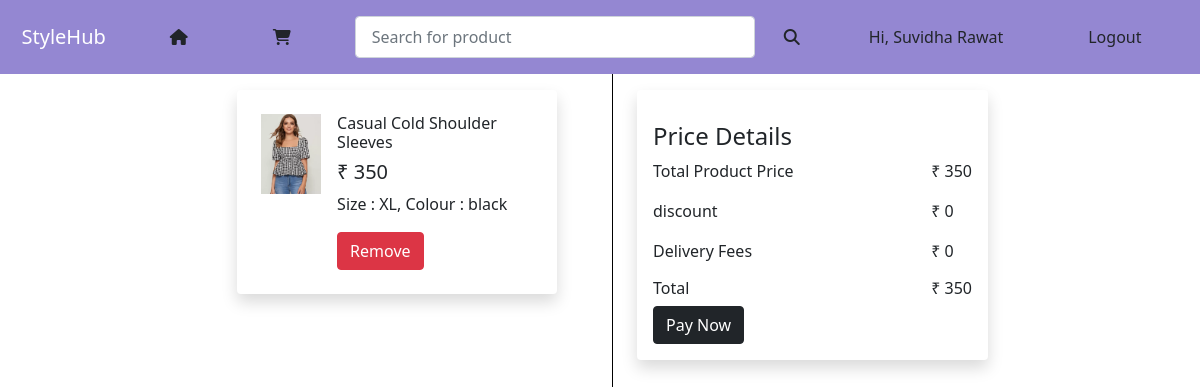
The app's page /Cart/cart (signed in) with its own data.
### accounts/models.py (models this page shows, shortened)
class User(AbstractBaseUser):
    email = models.EmailField(verbose_name="email address", max_length=255,unique=True,)
    full_name = models.CharField(max_length=100)
    mobile_no = models.CharField(max_length=12,blank=True)
    OTP = models.CharField(max_length=6,blank=True)
    is_active = models.BooleanField(default=True)
    is_admin = models.BooleanField(default=False)
    objects = UserManager()
    USERNAME_FIELD = "email"
    REQUIRED_FIELDS = ["full_name","OTP","mobile_no"]

### Cart/models.py (models this page shows)
class CartItem(base_model):
    cart_id=models.ForeignKey(Cart,on_delete=models.CASCADE,related_name='cart')
    product_id=models.ForeignKey(products,on_delete=models.CASCADE,related_name='products')
    size=models.CharField( max_length=20,blank=True)
    colour=models.CharField(max_length=20,blank=True)

### products/models.py (models this page shows)
class base_model(models.Model):
     uid=models.UUIDField(primary_key=True, default=uuid.uuid4,editable=False)
     class Meta:
        abstract=True

class products(base_model):
    product_name=models.CharField(max_length=50)
    category=models.CharField(max_length=50)
    slug = AutoSlugField(populate_from='product_name',null=True,blank=True,unique=True)
    price=models.IntegerField()
    product_disc=models.TextField()
    image=models.ImageField(upload_to='product_image')
    size=models.ManyToManyField(size_varient)
    colour=models.ManyToManyField(colour_varient,blank=True)

### Cart/views.py (the view)
# urls.py: path('cart', views.cart, name='cart'),
def cart(request):
    try:
        cart= Cart.objects.get(user_id=request.user.id,is_paid=False)
        item = CartItem.objects.filter(cart_id__user_id=request.user.id, cart_id__is_paid=False)
        if not item:
            raise ObjectDoesNotExist  # Manually raise the exception if item is empty
    except ObjectDoesNotExist:
        return render(request, 'cart/cart.html', {'msg': 'cart is empty'})
    amount=CartItem.objects.filter(cart_id__user_id=request.user.id, cart_id__is_paid=False).aggregate(Sum('product_id__price'))
    total_sum=amount["product_id__price__sum"]
    print(total_sum)
    client = razorpay.Client(auth=("rzp_test_pxJNNIHcr3CxZ6", "CopjVOWS9RX0gJBZplC5p6HN"))
    data = { "amount":total_sum, "currency": "INR", "receipt": "order_rcptid_11" }
    payment = client.order.create(data=data)
    print(payment)
    return render(request,'cart/cart.html', {'item': item,',payment':payment,'total_sum':total_sum})

### templates/cart/cart.html (shortened to what this page needs)
{% extends "base/base.html" %}
{% block body %}
{% include "base/nav.html" %}
{% if msg %}
{{msg}}
{% else %}
<div class="container  " style="width: 750px;">
    <div class="row  ">
        <div class="col  ">
            {% for items in item %}
            <div class="d-flex  shadow p-3 my-3 bg-body rounded  " style="width:20rem; ">
                <div class="m-2">
                    <img src="{{items.product_id.image.url }}" alt="..." style="height:5rem;">
                </div>
                <div class="m-2">
                    <h6>{{items.product_id.product_name|slice:":30"}}</h6>
                    <h5>₹ {{items.product_id.price}}</h5>
                    <p>Size : {{items.size}}, Colour : {{items.colour}}</p>
                    <a href=" {% url 'remove_product' items.uid %}"><button class="btn btn-danger">Remove</button></a>
                </div>
            </div>
            {% endfor %}
        </div>
        <div class=" col ">
            <div class="container  position-fixed " style="width:25rem ; border-left: 1px solid black;
            height: 100%">
                <div class="shadow p-3 mb-3 bg-body rounded mt-3">
                    <h4 class="mt-3">Price Details</h4>
                    <div class="d-flex justify-content-between">
                        <div>
                            <p>Total Product Price </p>
                            <p>discount</p>
                            <p> Delivery Fees</p>
                            <h6>Total </h6>
                        </div>
                        <div>
                            <p>₹ {{total_sum}}</p>
                            <p>₹ 0</p>
                            <p>₹ 0</p>
                            <h6>₹ {{total_sum}}</h6>
                        </div>
                    </div>
                    <div>
                        <button class="btn btn-dark" id="rzp-button1" >Pay Now</button>
                    </div>
                </div>
            </div>
        </div>
    </div>
</div>
{% endif %}
{% endblock body%}

### templates/base/nav.html (shortened to what this page needs)
<nav class="navbar navbar-dark " style="background-color: rgb(148, 135, 210);"  >
  <div class="container-fluid d-flex justify-content-around">
      <a class="navbar-brand" href="/">StyleHub</a>
      <a class="nav-link" href="{% url 'products_display' %}"><button class="btn me-2"  type="button"><i class="fa-solid fa-house"></i></button></a>
      <a class="nav-link" href="{% url 'cart' %}"><button class="btn me-2"><i class="fa-solid fa-cart-shopping"></i> </button></a>
      <form class="d-flex" action="{% url 'search' %}" method="get">
        <input class="form-control me-2 m-2 nav-link" name="search" type="search" placeholder="Search for product" aria-label="Search" style="width:25rem;">
        <button class="btn  me-2 m-2 " type="submit"><i class="fa-solid fa-magnifying-glass"></i></button>
      </form>
        {% if user.is_authenticated %}
        <a class="nav-link"href=""><button class="btn me-2" type="button"> Hi, {{ request.user.full_name}}</button></a>
        <a class="nav-link"  href="{% url 'user_logout' %}"><button class="btn me-2" type="button">Logout</button></a>
        {% else %}
        <a  class="nav-link" href="{% url 'user_login' %}"><button class="btn  me-2"  type="button" " >login</button></a>
        <a  class="nav-link" href="{% url 'user_signup' %}"><button class="btn me-2"  type="button" >signup  </button></a>
        {% endif %}
    </div>
</nav>

### records on screen
User: user.full_name "Suvidha Rawat"
CartItem: product_id.image (picture), product_id.product_name "Casual Cold Shoulder Sleeves", product_id.price "350", size "XL", colour "black"

### other values on screen
{{ total_sum }} "350"
